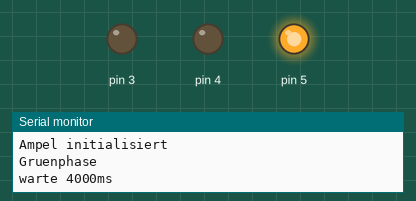
This program was run on a simulated Arduino Uno, built with avr-gcc and run on an emulated ATmega328P. Shown: output pins drawn as LEDs (lit = HIGH), the last lines printed to the serial monitor.

Above: at 2.0 s.
At 4.5 s:
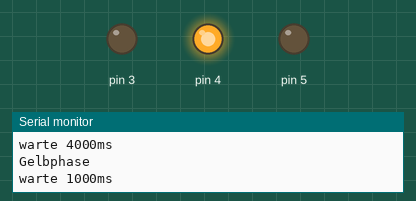
At 6.0 s:
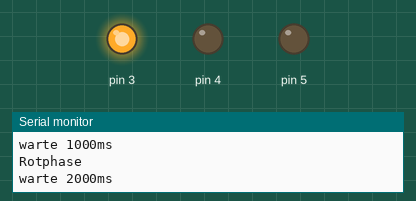
At 7.5 s:
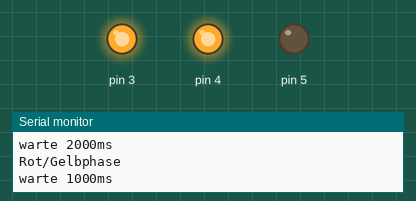
Timing chart, 0 to 10.4 s (numbered marks = the images above):
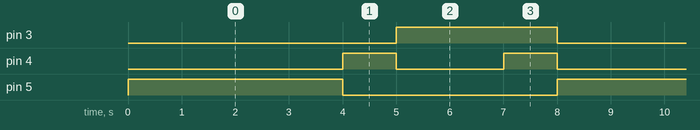

Measured:
- by itself, pin 3: alternates HIGH for 3.0 s and LOW for 5.0 s
- by itself, pin 4: repeats every 8.0 s: LOW 2.0 s, HIGH 1.0 s, LOW 4.0 s, HIGH 1.0 s
- by itself, pin 5: alternates HIGH for 4.0 s and LOW for 4.0 s

The program:

main.cpp
```cpp
#include <Arduino.h>

struct LED // Stuct zur Anlage von LEDs und deren Delay
{
  unsigned int pin;
  unsigned int delayMs;
};

LED LEDred = {3, 2000};    // Rot auf Pin 3, 2000 ms delay
LED LEDyellow = {4, 1000}; // Geld auf Pin 4, 1000 ms delay
LED LEDgreen = {5, 4000};  // Grün auf Pin 5, 4000 ms delay

const String WARTE_STRING = "warte ";
const String MS_STRING = "ms";

void setup()
{
  Serial.begin(9600);

  pinMode(LEDred.pin, OUTPUT); // LEDs als Ausgänge definieren
  pinMode(LEDyellow.pin, OUTPUT);
  pinMode(LEDgreen.pin, OUTPUT);

  Serial.println(F("Ampel initialisiert")); // Serielle Ausgabe mit Zeilenumbruch
}

void loop()
{
  Serial.println(F("Gruenphase"));
  digitalWrite(LEDgreen.pin, HIGH);

  Serial.print(WARTE_STRING);
  Serial.print(LEDgreen.delayMs);
  Serial.println(MS_STRING);

  delay(LEDgreen.delayMs);

  Serial.println(F("Gelbphase"));
  digitalWrite(LEDgreen.pin, LOW);
  digitalWrite(LEDyellow.pin, HIGH);

  Serial.print(WARTE_STRING);
  Serial.print(LEDyellow.delayMs);
  Serial.println(MS_STRING);

  delay(LEDyellow.delayMs);

  Serial.println(F("Rotphase"));
  digitalWrite(LEDyellow.pin, LOW);
  digitalWrite(LEDred.pin, HIGH);

  Serial.print(WARTE_STRING);
  Serial.print(LEDred.delayMs);
  Serial.println(MS_STRING);

  delay(LEDred.delayMs);

  Serial.println(F("Rot/Gelbphase"));
  digitalWrite(LEDyellow.pin, HIGH);

  Serial.print(WARTE_STRING);
  Serial.print(LEDyellow.delayMs);
  Serial.println(MS_STRING);

  delay(LEDyellow.delayMs);

  Serial.println(F("Alle aus"));
  digitalWrite(LEDred.pin, LOW);
  digitalWrite(LEDyellow.pin, LOW);
}
```
